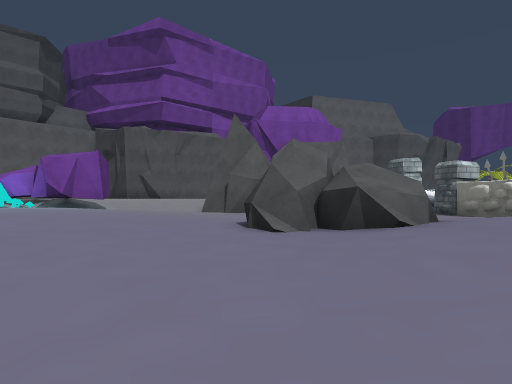
[1] (above)

16 first-person views from a walk through a 3-D level made in the Unity game engine. The camera is 1.2 m above the floor, looks level and sees 80° across. The floor is counted in squares, 2 m on a side. Each view is taken from the middle of a square. On the plan, view 1 faces up. The plan holds only what a view shows up to about 9 squares ahead; the rest is blank. The place goes on beyond the plan. The player is left out. Some animated figures are not drawn. Some surface patterns are stand-ins.

[2]
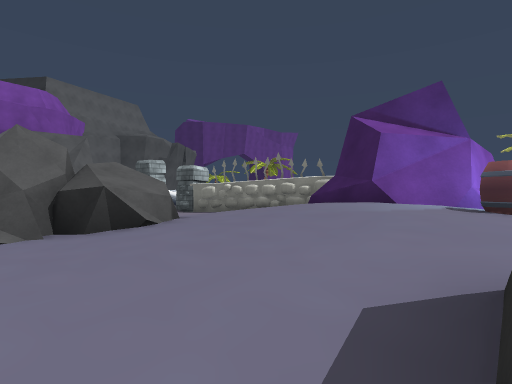

[3]
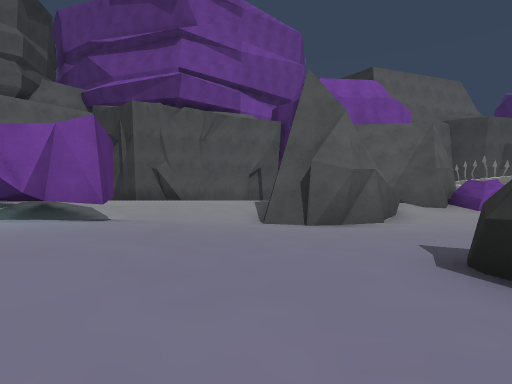

[4]
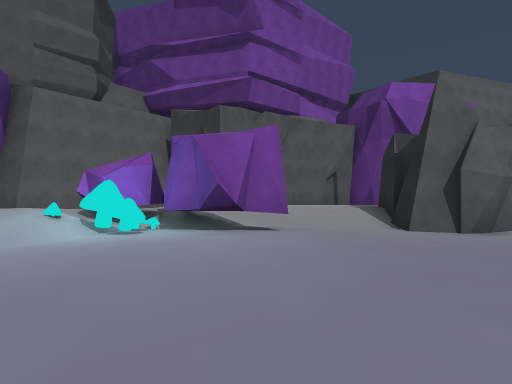

[5]
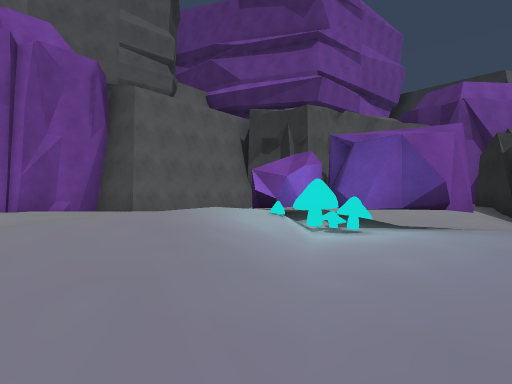

[6]
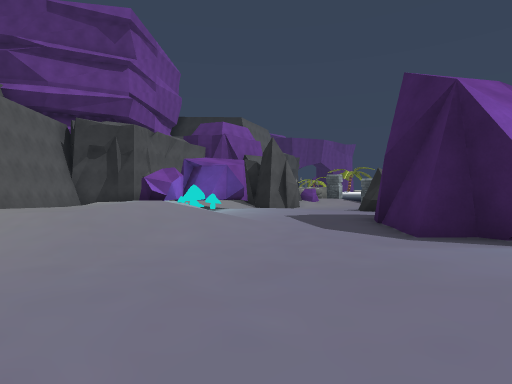

[7]
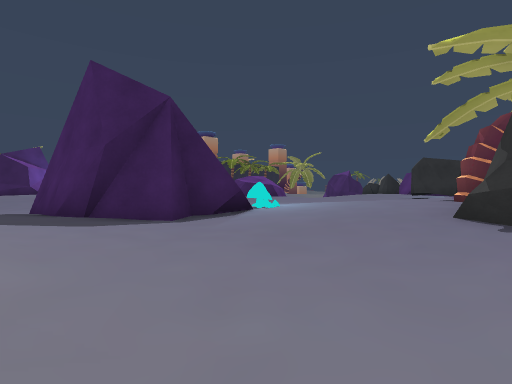

[8]
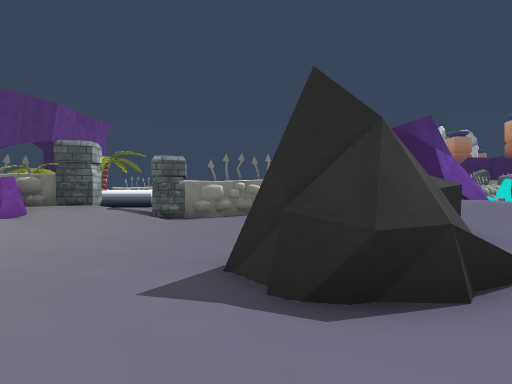

[9]
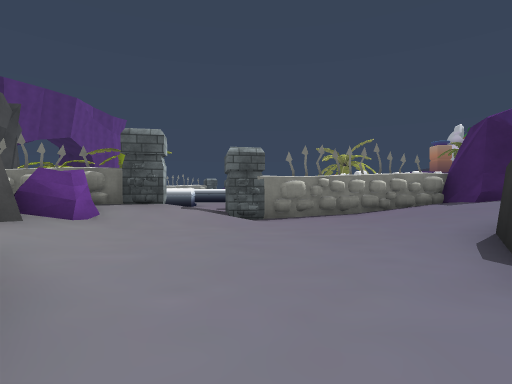

[10]
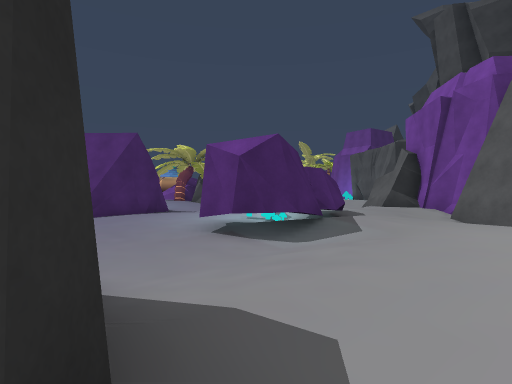

[11]
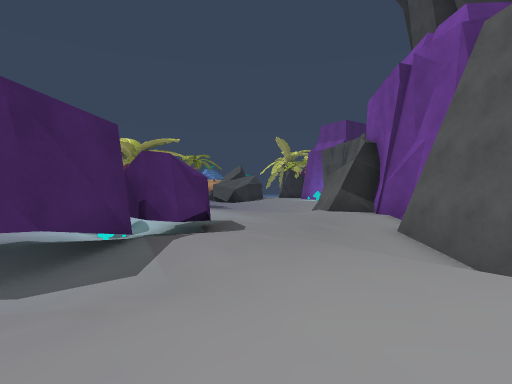

[12]
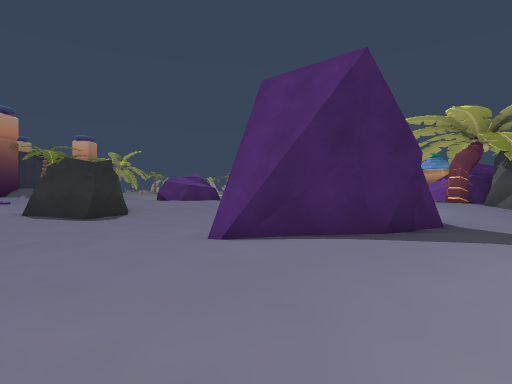

[13]
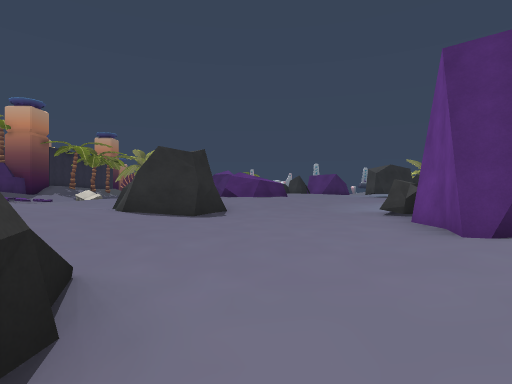

[14]
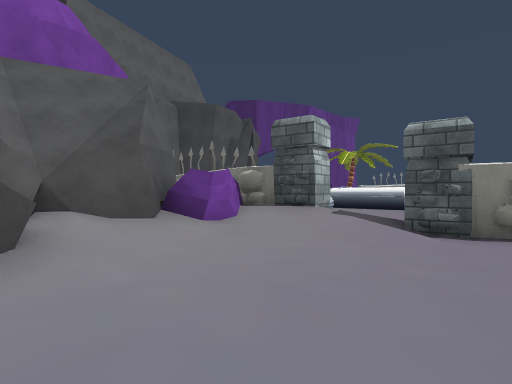

[15]
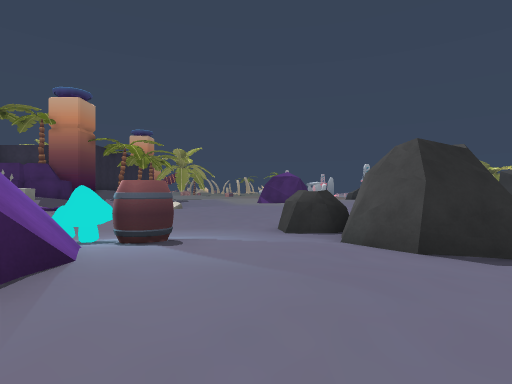

[16]
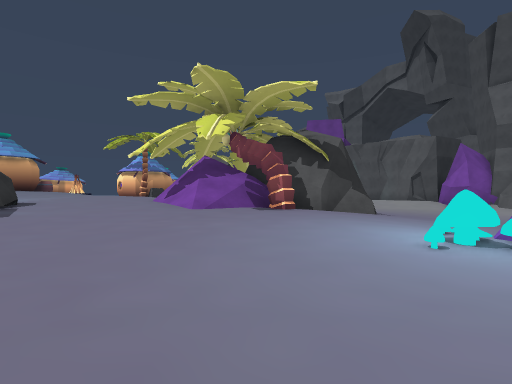

### Floor plan
Key: @ floor where view 1 was taken; # wall or solid block; . main floor; : floor 0.25 m higher than the main floor; - floor 0.25 m lower than the main floor; + floor 0.5 m higher than the main floor; * floor 0.75 m higher than the main floor; % floor 1 m higher than the main floor; & floor 1.25 m higher than the main floor; / step, stairs or slope; ^ raised ledge; R rock; P pillar; B barrel.
Columns run from 12 left of view 1 to 7 right of it. Each row starts with its distance up from view 1.
 14   # ++++++++    #^
 13 ###.+++++++#######
 12 ##::++::/::###/#RP
 11 ++++**:.../###../+P
 10 +++*RRRR..-##----/:
  9 ++**RRRR:..------.P
  8  **%/#R::..-----..#
  7  /*%++++::..RR-...##
  6 -//*++++::..RRR/:::#
  5 ../:::+::.../RRR+++#
  4 ....:::::.....:++*##
  3 ....:/###.....:+**#
  2 ..:::## #.....:+**#
  1 :::::#  #.....:+*B##
  0 ##+++##RR...@##:++#
 -1 ##+++//::.::###::::
 -2 ##**++::::::/ #/....
 -3 #/**++::::    RR....
 -4 ///*+++:+      :...
 -5 //**++::       :::.
 -6  %**++:
 -7 &%%*++
 -8 &%**
 -9 &%R

Positions as (right, up) in squares from view 1, and headings:
1: (0, 0), facing up
2: (0, 0), facing up-right
3: (-2, 4), facing up
4: (-5, 4), facing up
5: (-8, 4), facing up
6: (-12, 1), facing up-right
7: (-12, 5), facing down-right
8: (-2, 7), facing right
9: (-1, 9), facing right
10: (-1, 14), facing down-left
11: (-5, 14), facing down-left
12: (-4, 8), facing down
13: (-1, 7), facing down
14: (1, 8), facing up-right
15: (4, 4), facing down
16: (-3, -3), facing left
